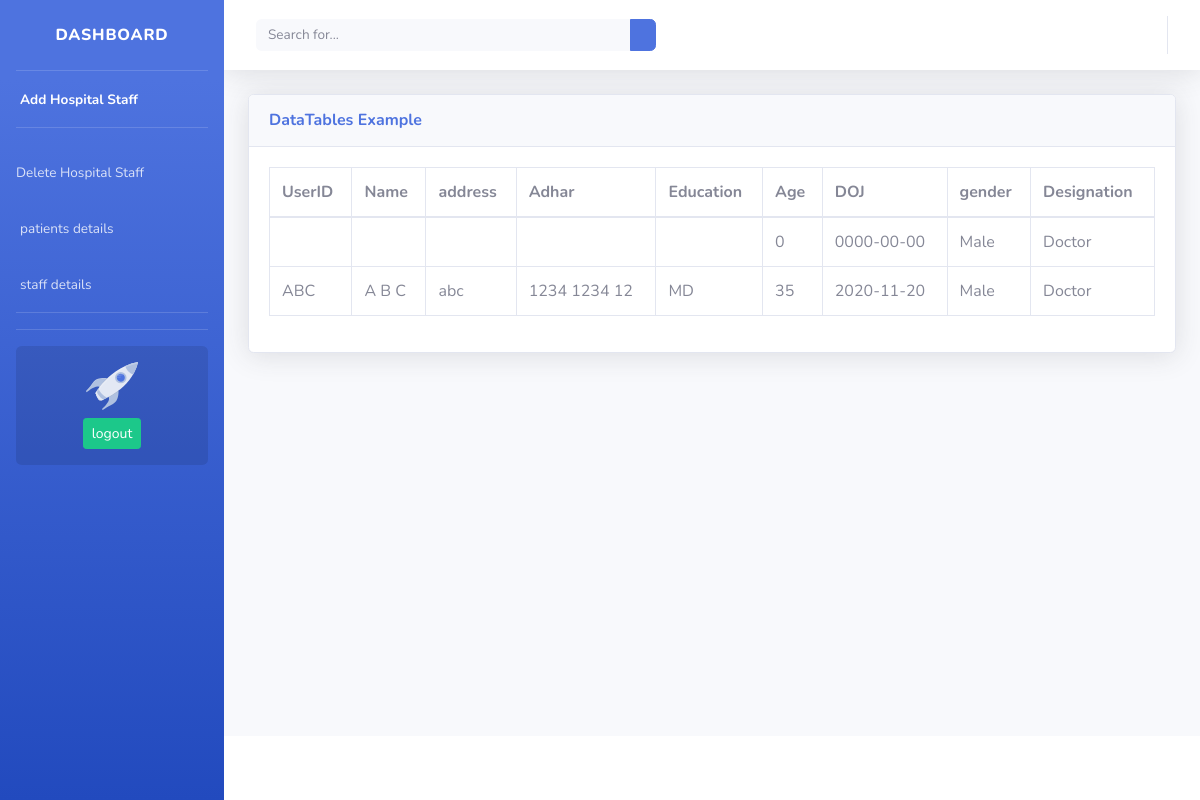
Page /staff.php (signed in) on the committed database.
### tables this page shows
CREATE TABLE `staffdet` (
  `userid` varchar(200) DEFAULT NULL,
  `name` varchar(100) DEFAULT NULL,
  `address` varchar(500) DEFAULT NULL,
  `adhar` varchar(14) DEFAULT NULL,
  `education` varchar(100) DEFAULT NULL,
  `age` int(4) DEFAULT NULL,
  `doj` date DEFAULT NULL,
  `gender` varchar(1) DEFAULT NULL,
  `desg` varchar(1) DEFAULT NULL
);

### staff.php (the view, shortened to what this page needs)
<?php
require_once "pdo.php";
 ?>
<!DOCTYPE html>
<html lang="en">
<head>
    <link href="css/sb-admin-2.min.css" rel="stylesheet">
</head>
<body id="page-top">
    <div id="wrapper">
        <ul class="navbar-nav bg-gradient-primary sidebar sidebar-dark accordion" id="accordionSidebar">
            <a class="sidebar-brand d-flex align-items-center justify-content-center" href="#">
                <div class="sidebar-brand-text mx-3">Dashboard</div>
            </a>
            <hr class="sidebar-divider my-0">
            <li class="nav-item active">
                <a class="nav-link" href="dashboard_admin.php">
                    <span>Add Hospital Staff</span></a>
            </li>
            <hr class="sidebar-divider">
            <li class="nav-item">
                <a class="nav-link collapsed" href="delete.php" data-toggle="collapse" data-target="#collapseTwo"
                    aria-expanded="true" aria-controls="collapseTwo">
                    <span>Delete Hospital Staff</span>
                </a>
            <li class="nav-item">
                <a class="nav-link collapsed" href="patdet.php" data-toggle="collapse" data-target="#collapseUtilities"
                    aria-expanded="true" aria-controls="collapseUtilities">
                    <span>patients details</span>
                </a>
                            </li>
 <li class="nav-item">
                <a class="nav-link collapsed" href="#" data-toggle="collapse" data-target="#collapseUtilities"
                    aria-expanded="true" aria-controls="collapseUtilities">
                    <span>staff details</span>
                </a>
                            </li>
            <hr class="sidebar-divider">
            <hr class="sidebar-divider d-none d-md-block">
            <div class="sidebar-card">
                <img class="sidebar-card-illustration mb-2" src="img/undraw_rocket.svg" alt="">
                <a class="btn btn-success btn-sm" href="logout.php">logout</a>
            </div>
        </ul>
        <div id="content-wrapper" class="d-flex flex-column">
            <div id="content">
                <nav class="navbar navbar-expand navbar-light bg-white topbar mb-4 static-top shadow">
                    <form
                        class="d-none d-sm-inline-block form-inline mr-auto ml-md-3 my-2 my-md-0 mw-100 navbar-search">
                        <div class="input-group">
                            <input type="text" class="form-control bg-light border-0 small" placeholder="Search for..."
                                aria-label="Search" aria-describedby="basic-addon2">
                            <div class="input-group-append">
                                <button class="btn btn-primary" type="button">
                                </button>
                            </div>
                        </div>
                    </form>
                    <ul class="navbar-nav ml-auto">
                        <li class="nav-item dropdown no-arrow mx-1">
                            <a class="nav-link dropdown-toggle" href="#" id="alertsDropdown" role="button"
                                data-toggle="dropdown" aria-haspopup="true" aria-expanded="false">
                            </a>
                        </li>
                    </ul>
                </nav>
                <div class="container-fluid">
                    <div class="card shadow mb-4">
                        <div class="card-header py-3">
                            <h6 class="m-0 font-weight-bold text-primary">DataTables Example</h6>
                        </div>
                        <div class="card-body">
                            <div class="table-responsive">
                                <table class="table table-bordered" id="dataTable" width="100%" cellspacing="0">
                                    <thead>
                                        <tr>
                                            <th>UserID</th>
                                            <th>Name</th>
                                            <th>address </th>
                                            <th>Adhar</th>
                                            <th>Education</th>
                                            <th>Age</th>
                                            <th>DOJ</th>
                                            <th>gender</th>
                                            <th>Designation</th>
                                        </tr>
                                    </thead>
                                    <?php
                                    if(isset($_SESSION['userid'])){
                                      $stmtf = $pdo->query('SELECT * FROM staffdet');
                                      $rowf = $stmtf->fetchAll(PDO::FETCH_ASSOC);
                                      foreach ( $rowf as $rowsf ) {
                                          echo "<tr><td>";
                                          echo(htmlentities($rowsf['userid']));
                                          echo "</td><td>";
                                          echo(htmlentities($rowsf['name']));
                                          echo "</td><td>";
                                          echo(htmlentities($rowsf['address']));
                                          echo "</td><td>";
                                          echo(htmlentities($rowsf['adhar']));
                                          echo "</td><td>";
                                          echo(htmlentities($rowsf['education']));
                                          echo "</td><td>";
                                          echo(htmlentities($rowsf['age']));
                                          echo "</td><td>";
                                          echo(htmlentities($rowsf['doj']));
                                          echo "</td><td>";
                                          if($rowsf['gender']==1)echo "Male";
                                          else if($rowsf['gender']==2)echo "Female";
                                          else if($rowsf['gender']==3)echo "Other";
                                          echo "</td><td>";
                                          if($rowsf['desg']==1)echo "Doctor";
                                          else if($rowsf['desg']==2)echo "Nurse";
                                          else if($rowsf['desg']==3)echo "other staff";
                                          echo('</td></tr>');
                                      }
                                    }
                                ?>
                                </table>
                            </div>
                        </div>
                    </div>
                </div>
            </div>
            <footer class="sticky-footer bg-white">
            </footer>
        </div>
    </div>
</body>
</html>

### rows in the picture
staffdet: age "0", doj "0000-00-00", gender "Male", desg "Doctor"
staffdet: userid "ABC", name "A B C", address "abc", adhar "1234 1234 12", education "MD", age "35", doj "2020-11-20", gender "Male", desg "Doctor"
